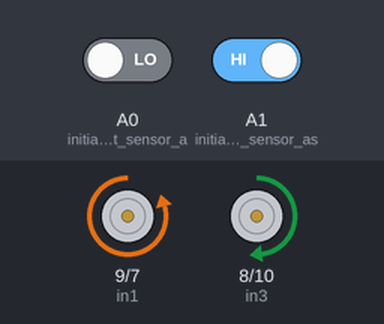
A sketch run on a simulated Arduino Uno, built with avr-gcc and run on an emulated ATmega328P. On the bench: motor-driver pin pairs drawn as motors (green arrow = first pin HIGH = forward, orange = second pin HIGH = backward, longer = more drive, scaled by the enable pin). Inputs (shaded band) come from the test bench; at power-on: A0 (initialize_Right_sensor_a) LOW, A1 (initialize_Left_sensor_as) HIGH.

Above: at 1.2 s.
1.3 s: A0 (initialize_Right_sensor_a) driven HIGH
At 2.5 s:
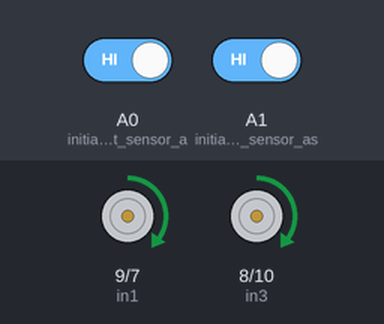
2.8 s: A1 (initialize_Left_sensor_as) driven LOW
At 3.6 s:
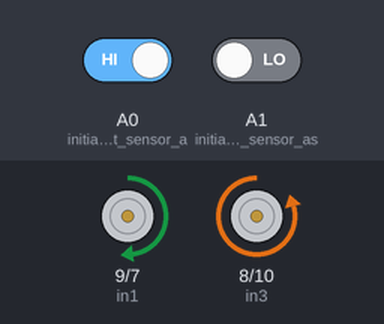
4.3 s: A1 (initialize_Left_sensor_as) driven HIGH
At 4.7 s:
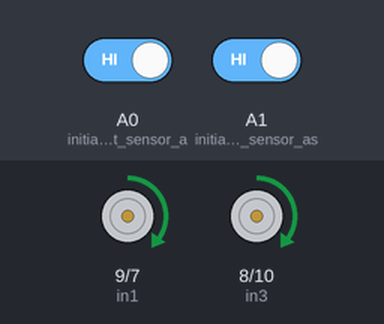
5.8 s: A0 (initialize_Right_sensor_a) driven LOW
At 7.1 s:
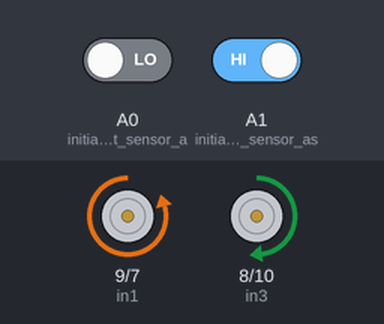
Timing chart, 0 to 8.3 s (numbered marks = the images above; inputs shaded):
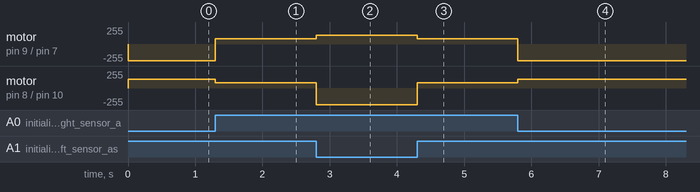

Measured:
- after the input at 1.3 s, motor on pin 9 (in1) / pin 7 (in2): backward 250/255 → forward 80/255 at once; motor on pin 8 (in3) / pin 10 (in4): forward 130/255 → forward 80/255 at once
- after the input at 2.8 s, motor on pin 9 (in1) / pin 7 (in2): forward 80/255 → forward 130/255 at once; motor on pin 8 (in3) / pin 10 (in4): forward 80/255 → backward 250/255 at once
- after the input at 4.3 s, motor on pin 9 (in1) / pin 7 (in2): forward 130/255 → forward 80/255 at once; motor on pin 8 (in3) / pin 10 (in4): backward 250/255 → forward 80/255 at once
- after the input at 5.8 s, motor on pin 9 (in1) / pin 7 (in2): forward 80/255 → backward 250/255 at once; motor on pin 8 (in3) / pin 10 (in4): forward 80/255 → forward 130/255 at once

The sketch:

line_following_bot.ino
```cpp
#define in1 9
#define in2 7
#define in3 8
#define in4 10
#define enA 5
#define enB 6


 int M1_Speed = 80; // speed of motor 1
 int M2_Speed = 80; // speed of motor 2
 int R_LeftRotationSpeed = 250;  // Left Rotation Speed
 int R_RightRotationSpeed = 130; // Right Rotation Speed
 int L_LeftRotationSpeed = 130;  // Left Rotation Speed
 int L_RightRotationSpeed = 250; // Right Rotation Speed


 void setup() {

  pinMode(in1,OUTPUT);
  pinMode(in2,OUTPUT);
  pinMode(in3,OUTPUT);
  pinMode(in4,OUTPUT);

    pinMode(enA,OUTPUT);
    pinMode(enB,OUTPUT);

      pinMode(A1, INPUT); // initialize Left sensor as an input
      pinMode(A0, INPUT); // initialize Right sensor as an input

}

void loop() {

  int LEFT_SENSOR = digitalRead(A0);
  int RIGHT_SENSOR = digitalRead(A1);

if(RIGHT_SENSOR==0 && LEFT_SENSOR==0) {
    forward(); //FORWARD
}

  else if(RIGHT_SENSOR==1 && LEFT_SENSOR==0) {
    right(); //Move Right
 }

  else if(RIGHT_SENSOR==0 && LEFT_SENSOR==1) {
    left(); //Move Left
}

  else if(RIGHT_SENSOR==1 && LEFT_SENSOR==1) {
    forward();  //STOP
 }
}


void forward()
{
            digitalWrite(in1, HIGH);
            digitalWrite(in2, LOW);
            digitalWrite(in3, HIGH);
            digitalWrite(in4, LOW);

                analogWrite(enA, M1_Speed);
                analogWrite(enB, M2_Speed);
}

void backward()
{
            digitalWrite(in1, LOW);
            digitalWrite(in2, HIGH);
            digitalWrite(in3, LOW);
            digitalWrite(in4, HIGH);

                analogWrite(enA, M1_Speed);
                analogWrite(enB, M2_Speed);
}

void right()
{
            digitalWrite(in1, LOW);
            digitalWrite(in2, HIGH);
            digitalWrite(in3, HIGH);
            digitalWrite(in4, LOW);

                analogWrite(enA, R_LeftRotationSpeed);
                analogWrite(enB, R_RightRotationSpeed);
}

void left()
{
            digitalWrite(in1, HIGH);
            digitalWrite(in2, LOW);
            digitalWrite(in3, LOW);
            digitalWrite(in4, HIGH);

                analogWrite(enA, L_LeftRotationSpeed);
                analogWrite(enB, L_RightRotationSpeed);
}

void Stop()
{
            digitalWrite(in1, LOW);
            digitalWrite(in2, LOW);
            digitalWrite(in3, LOW);
            digitalWrite(in4, LOW);
}
```
